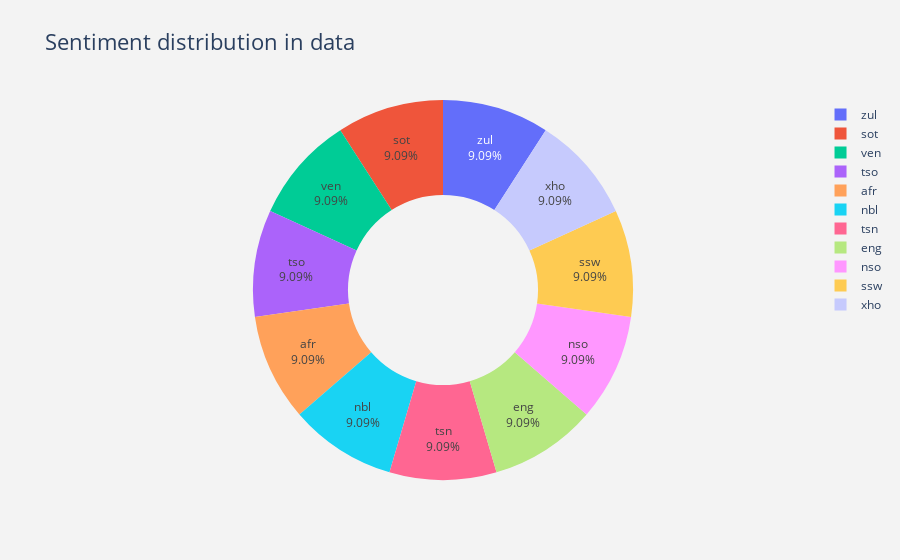

The notebook cell this image was saved under:
### Markdown cell above
Based on the plot below we observe that sentiment distribution is disproportional with the pro climate change class taking up a large portion of the data.

### Code cell
# labels
lab = list(set(df_train['lang_id']))
# values
val = df_train.lang_id.value_counts().values.tolist()
# create pie chart
fig = px.pie(df_train, 
             values = val,
             names = lab,
             title = "Sentiment distribution in data",
             hole = .5
            )
# update traces
fig.update_traces(
            textposition = "inside",
            textinfo = "percent +label")
# update layout
fig.update_layout(
    title_font_size = 22,
    plot_bgcolor = "rgb(243,243,243)",
    paper_bgcolor= "rgb(243,243,243)")

### Figure 1 — Plotly figure (JSON) as saved in the notebook; plotly's stock layout.template omitted (floating-point values rounded to 4 significant figures)
{"data": [{"domain": {"x": [0, 1], "y": [0, 1]}, "hole": 0.5, "hovertemplate": "label=%{label}<br>value=%{value}<extra></extra>", "labels": ["zul", "sot", "ven", "tso", "afr", "nbl", "tsn", "eng", "nso", "ssw", "xho"], "legendgroup": "", "name": "", "showlegend": true, "textinfo": "percent+label", "textposition": "inside", "type": "pie", "values": [3000, 3000, 3000, 3000, 3000, 3000, 3000, 3000, 3000, 3000, 3000]}], "layout": {"legend": {"tracegroupgap": 0}, "paper_bgcolor": "rgb(243,243,243)", "plot_bgcolor": "rgb(243,243,243)", "title": {"font": {"size": 22}, "text": "Sentiment distribution in data"}}}
